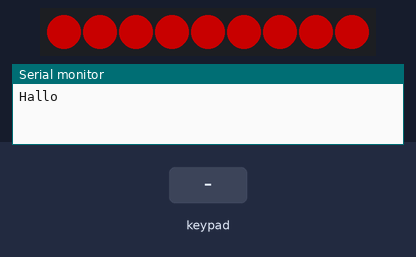
Bench run of a sketch on a simulated Arduino Uno, built with avr-gcc and run on an emulated ATmega328P. On the bench: 9 RGB LEDs in strip order, left to right, the last lines printed to the serial monitor. Inputs (shaded band) come from the test bench. Dim RGB values are drawn brighter than linear.

Above: at 2.2 s.
2.3 s: key 'g' pressed
At 3.1 s:
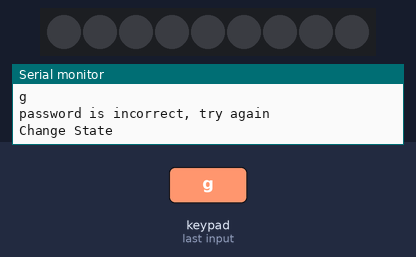
4.0 s: keypad keys 1 0 0 pressed 0.4 s apart
6.7 s: key 'g' pressed
At 7.7 s:
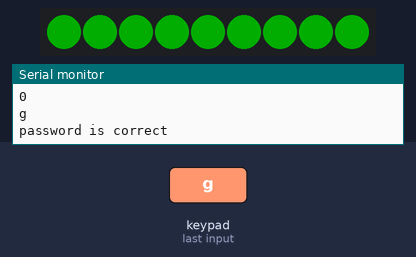
8.2 s: key 'r' pressed
At 8.9 s:
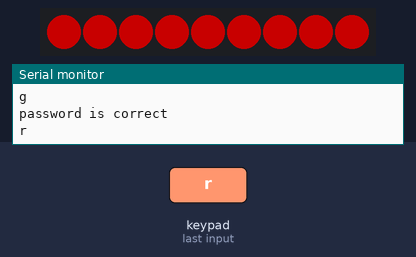
Timing chart, 0 to 10.7 s (numbered marks = the images above; inputs shaded):
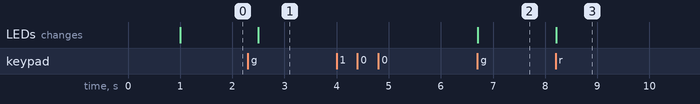

The sketch:

combineLEDandPinPad.ino
```cpp
#include <FastLED.h>
#include <Keypad.h>

//--- LED config ---
enum ledStates {
  off,
  red,
  green,
  permissionNotHighEnoughMagenta,
  wrongLoginBlinkRed,
  systemErrorBlinkBlue
};

#define DATA_PIN    13
#define LED_TYPE    WS2812B
#define COLOR_ORDER GRB
#define NUM_LEDS    9
#define BRIGHTNESS  100 //0-255
CRGB leds[NUM_LEDS];

#define BLINK_INTERVALL 200
#define BLINK_NUMBER 10
long blinkcounter = BLINK_NUMBER;
bool ledsOn = true;
long blinkTimer = 0;
ledStates state;


//--- PinPad config ---
#define ROW_NUMBER 4
#define COLUM_NUMBER 3

char keys[ROW_NUMBER][COLUM_NUMBER] = {
  {'1', '2', '3'},
  {'4', '5', '6'},
  {'7', '8', '9'},
  {'r', '0', 'g'}
};

byte pin_rows[ROW_NUMBER] = {5, 17, 15, 2}; //connect to the row pinouts of the keypad
byte pin_column[COLUM_NUMBER] = {16, 4, 0}; //connect to the column pinouts of the keypad

Keypad keypad = Keypad( makeKeymap(keys), pin_rows, pin_column, ROW_NUMBER, COLUM_NUMBER );

const String password = "100"; // change your password here
String input_password;

void setup() {
  delay(1000); // 1 second delay for recovery

  FastLED.addLeds<LED_TYPE,DATA_PIN,COLOR_ORDER>(leds, NUM_LEDS).setCorrection(TypicalLEDStrip);

  // set master brightness control
  FastLED.setBrightness(BRIGHTNESS);

  Serial.begin(115200);

  input_password.reserve(32); // maximum input characters is 33, change if needed

  state = red;
  updateLEDs(red);
  //blinkTimer = millis();
  Serial.println("Hallo");
}

void loop() {

  checkPinPadInput();
  checkLEDblink();
}

void checkPinPadInput(){

  char key = keypad.getKey();

  if (key){
    Serial.println(key);

    if(key == 'r') {
      input_password = ""; // clear input password
      state = red;
      updateLEDs(red);
    } else if(key == 'g') {
      if(password == input_password) {
        Serial.println("password is correct");
        state = green;
        updateLEDs(green);

      } else {
        state = wrongLoginBlinkRed;
        blinkTimer = millis();
        Serial.println("password is incorrect, try again");
      }

      input_password = ""; // clear input password
    } else {
      input_password += key; // append new character to input password string
    }
  }
}

void checkLEDblink(){
  if(state == wrongLoginBlinkRed || state == systemErrorBlinkBlue){

    if(blinkcounter <= 0){
      state = red;
      updateLEDs(red);
      blinkTimer = 0;
      blinkcounter = BLINK_NUMBER;
    }
    if(millis() == blinkTimer + BLINK_INTERVALL){
      Serial.println("Change State");
      ledsOn = !ledsOn;
      updateLEDs(state);
      blinkTimer = millis();
      blinkcounter--;
    }
  }
}

void updateLEDs(ledStates ledState){
  switch(ledState){
    case off:
      fill_solid(leds, NUM_LEDS, CRGB::Black);
      break;
    case red:
      fill_solid(leds, NUM_LEDS, CRGB::Red);
      break;
    case green:
      fill_solid(leds, NUM_LEDS, CRGB::Green);
      break;
    case permissionNotHighEnoughMagenta:
      //Magenta, Fuchsia, DeepPink, Crimson are also good warn colors
      fill_solid(leds, NUM_LEDS, CRGB::Magenta);
      break;
    case wrongLoginBlinkRed:
      if(ledsOn){
        fill_solid(leds, NUM_LEDS, CRGB::Red);
      }else{
        fill_solid(leds, NUM_LEDS, CRGB::Black);
      }
      break;
    case systemErrorBlinkBlue:
      if(ledsOn){
        fill_solid(leds, NUM_LEDS, CRGB::Blue);
      }else{
        fill_solid(leds, NUM_LEDS, CRGB::Black);
      }
      break;
    default:
      fill_solid(leds, NUM_LEDS, CRGB::Red);
      Serial.println("Default");
      break;
  }
  FastLED.show();
}
```

Measured:
- after the input at 2.3 s, the LEDs: change after 0.20 s (image 1)
- after the input at 6.7 s, the LEDs: change at once (image 2)
- after the input at 8.2 s, the LEDs: change at once (image 3)
